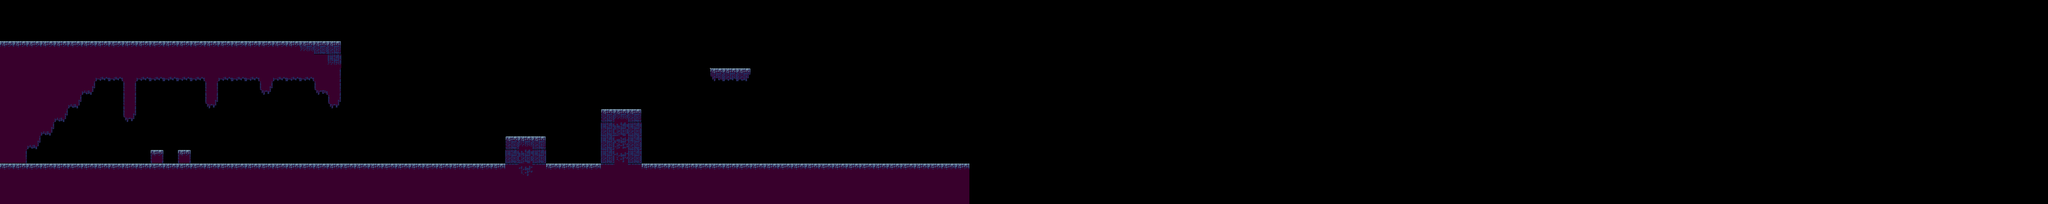

This game map was drawn from its Tiled (.tmx) file and the tilesets committed beside it. A one-line description and the trimmed map source follow:
An orthogonal 150x15 tile map with 32x32 px tiles, 3 tile layers (FloorCollisions, Ladders, DecorationObjects).

<map version="1.10" tiledversion="1.10.1" orientation="orthogonal" renderorder="right-down" width="150" height="15" tilewidth="32" tileheight="32" infinite="0" nextlayerid="5" nextobjectid="1">
 <editorsettings>
  <export target="../../map.js" format="js" />
 </editorsettings>
 <tileset firstgid="1" source="Tiles.tsx" />
 <layer id="1" name="FloorCollisions" width="150" height="15" offsetx="0.5" offsety="0.5">
  <data>[2250 cells, 347 non-empty, 22 distinct tile ids]</data>
 </layer>
 <layer id="3" name="Ladders" width="150" height="15">
  <data>[2250 cells, 0 non-empty, 0 distinct tile ids]</data>
 </layer>
 <layer id="4" name="DecorationObjects" width="150" height="15">
  <data>[2250 cells, 0 non-empty, 0 distinct tile ids]</data>
 </layer>
</map>
